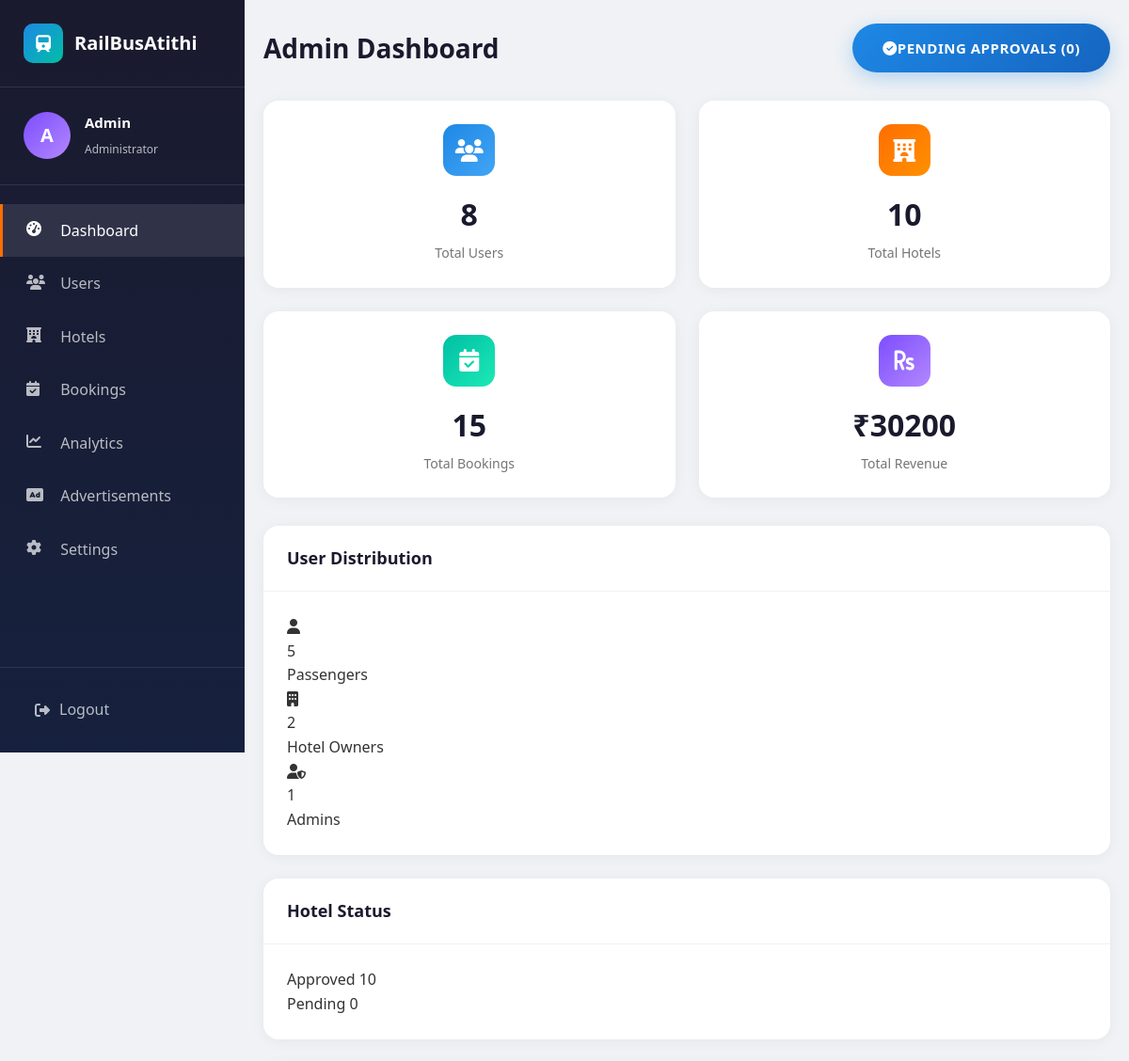
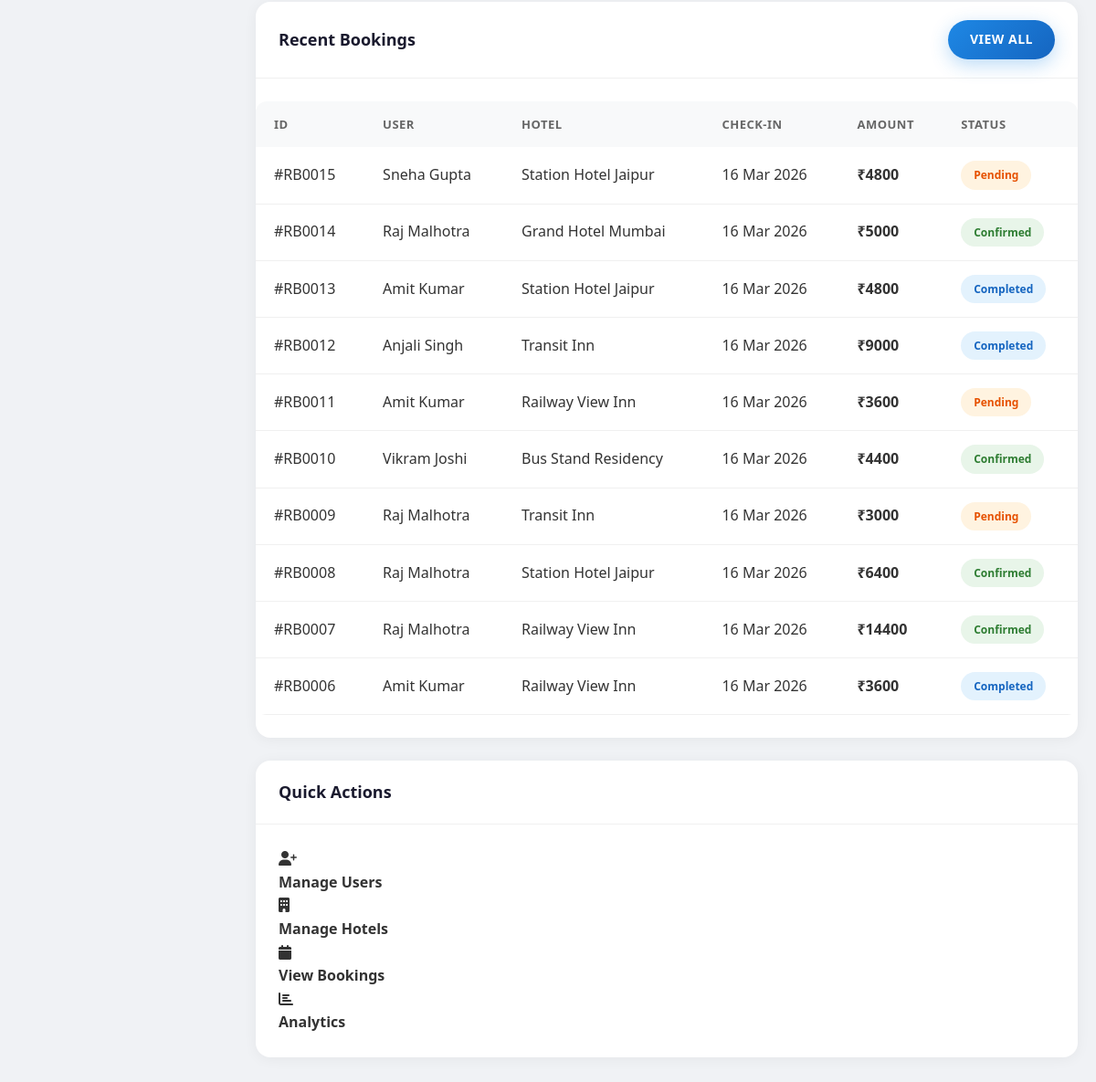
The app's page /admin/dashboard (signed in) with its own data (2 pictures, top to bottom).
### app.py (models this page shows)
class User(db.Model):
    id = db.Column(db.Integer, primary_key=True)
    name = db.Column(db.String(100), nullable=False)
    email = db.Column(db.String(120), unique=True, nullable=False)
    password = db.Column(db.String(200), nullable=False)
    role = db.Column(db.String(20), nullable=False)  # passenger, hotel_owner, admin
    phone = db.Column(db.String(20))
    city = db.Column(db.String(100))
    location = db.Column(db.String(200))
    created_at = db.Column(db.DateTime, default=datetime.utcnow)
    reset_token = db.Column(db.String(200), nullable=True)
    bookings = db.relationship('Booking', backref='user', lazy=True)
    hotels = db.relationship('Hotel', backref='owner', lazy=True)

class Booking(db.Model):
    id = db.Column(db.Integer, primary_key=True)
    user_id = db.Column(db.Integer, db.ForeignKey('user.id'), nullable=False)
    hotel_id = db.Column(db.Integer, db.ForeignKey('hotel.id'), nullable=False)
    check_in = db.Column(db.Date, nullable=False)
    check_out = db.Column(db.Date, nullable=False)
    rooms = db.Column(db.Integer, default=1)
    guests = db.Column(db.Integer, default=1)
    total_price = db.Column(db.Integer, nullable=False)
    status = db.Column(db.String(20), default='pending')  # pending, confirmed, cancelled, completed
    payment_method = db.Column(db.String(50))
    special_requests = db.Column(db.Text)
    created_at = db.Column(db.DateTime, default=datetime.utcnow)

class Hotel(db.Model):
    id = db.Column(db.Integer, primary_key=True)
    name = db.Column(db.String(200), nullable=False)
    description = db.Column(db.Text)
    location = db.Column(db.String(200), nullable=False)
    city = db.Column(db.String(100), nullable=False)
    near_station = db.Column(db.String(100))  # Nearest railway station
    near_bus_stop = db.Column(db.String(100))  # Nearest bus stop
    distance_station = db.Column(db.Float, default=1.0)  # Distance in km
    distance_bus = db.Column(db.Float, default=1.0)  # Distance in km
    price = db.Column(db.Integer, nullable=False)
    rating = db.Column(db.Float, default=4.0)
    review_count = db.Column(db.Integer, default=0)
    total_rooms = db.Column(db.Integer, default=10)
    available_rooms = db.Column(db.Integer, default=10)
    amenities = db.Column(db.String(500))  # JSON string of amenities
    photos = db.Column(db.String(500))  # Comma-separated photo paths
    owner_id = db.Column(db.Integer, db.ForeignKey('user.id'), nullable=False)
    approved = db.Column(db.Boolean, default=False)
    created_at = db.Column(db.DateTime, default=datetime.utcnow)
    bookings = db.relationship('Booking', backref='hotel', lazy=True)

### app.py (the view)
@app.route('/admin/dashboard')
def admin_dashboard():
    if session.get('user_role') != 'admin':
        return redirect(url_for('login'))
    user = User.query.get(session['user_id'])
    total_users = User.query.count()
    total_hotels = Hotel.query.count()
    approved_hotels = Hotel.query.filter_by(approved=True).count()
    pending_hotels = Hotel.query.filter_by(approved=False).count()
    total_bookings = Booking.query.count()
    total_revenue = db.session.query(db.func.sum(Booking.total_price)).filter(Booking.status == 'confirmed').scalar() or 0
    recent_bookings = Booking.query.order_by(Booking.created_at.desc()).limit(10).all()
    passengers = User.query.filter_by(role='passenger').count()
    hotel_owners = User.query.filter_by(role='hotel_owner').count()
    return render_template('admin_dashboard.html',
                         user=user,
                         total_users=total_users,
                         total_hotels=total_hotels,
                         approved_hotels=approved_hotels,
                         pending_hotels=pending_hotels,
                         total_bookings=total_bookings,
                         total_revenue=total_revenue,
                         recent_bookings=recent_bookings,
                         passengers=passengers,
                         hotel_owners=hotel_owners)

### templates/admin_dashboard.html (shortened to what this page needs)
<!DOCTYPE html>
<html lang="en">
<head>
    <link rel="stylesheet" href="{{ url_for('static', filename='css/style.css') }}">
    <link rel="stylesheet" href="{{ url_for('static', filename='css/dashboard.css') }}">
    <link rel="stylesheet" href="https://cdnjs.cloudflare.com/ajax/libs/font-awesome/6.4.0/css/all.min.css">
</head>
<body class="dashboard-body">
    <div class="dashboard-wrapper">
        <aside class="sidebar">
            <div class="sidebar-header">
                <a href="/" class="sidebar-logo">
                    <div class="sidebar-logo-icon">
                        <i class="fas fa-train"></i>
                    </div>
                    RailBusAtithi
                </a>
            </div>
            <div class="sidebar-user">
                <div class="user-avatar" style="background: linear-gradient(135deg, #7C4DFF 0%, #B388FF 100%);">{{ user.name[0] }}</div>
                <div class="user-info">
                    <h4>{{ user.name }}</h4>
                    <span>Administrator</span>
                </div>
            </div>
            <nav class="sidebar-menu">
                <a href="{{ url_for('admin_dashboard') }}" class="menu-item active">
                    <i class="fas fa-tachometer-alt"></i>
                    <span>Dashboard</span>
                </a>
                <a href="{{ url_for('manage_users') }}" class="menu-item">
                    <i class="fas fa-users"></i>
                    <span>Users</span>
                </a>
                <a href="{{ url_for('manage_hotels') }}" class="menu-item">
                    <i class="fas fa-hotel"></i>
                    <span>Hotels</span>
                </a>
                <a href="{{ url_for('manage_bookings') }}" class="menu-item">
                    <i class="fas fa-calendar-check"></i>
                    <span>Bookings</span>
                </a>
                <a href="{{ url_for('analytics') }}" class="menu-item">
                    <i class="fas fa-chart-line"></i>
                    <span>Analytics</span>
                </a>
                <a href="{{ url_for('admin_ads') }}" class="menu-item">
                    <i class="fas fa-ad"></i>
                    <span>Advertisements</span>
                </a>
                <a href="{{ url_for('admin_settings') }}" class="menu-item">
                    <i class="fas fa-cog"></i>
                    <span>Settings</span>
                </a>
            </nav>
            <div class="sidebar-footer">
                <a href="{{ url_for('logout') }}" class="logout-btn">
                    <i class="fas fa-sign-out-alt"></i>
                    <span>Logout</span>
                </a>
            </div>
        </aside>
        <main class="main-content">
            <div class="dashboard-header">
                <h1 class="page-title">Admin Dashboard</h1>
                <div class="header-actions">
                    <a href="{{ url_for('manage_hotels') }}" class="btn btn-primary">
                        <i class="fas fa-check-circle"></i> Pending Approvals ({{ pending_hotels }})
                    </a>
                </div>
            </div>
            <div class="stats-grid">
                <div class="stat-card animate-fade animate-delay-1">
                    <div class="stat-icon blue">
                        <i class="fas fa-users"></i>
                    </div>
                    <div class="stat-value">{{ total_users }}</div>
                    <div class="stat-label">Total Users</div>
                </div>
                <div class="stat-card animate-fade animate-delay-2">
                    <div class="stat-icon orange">
                        <i class="fas fa-hotel"></i>
                    </div>
                    <div class="stat-value">{{ total_hotels }}</div>
                    <div class="stat-label">Total Hotels</div>
                </div>
                <div class="stat-card animate-fade animate-delay-3">
                    <div class="stat-icon green">
                        <i class="fas fa-calendar-check"></i>
                    </div>
                    <div class="stat-value">{{ total_bookings }}</div>
                    <div class="stat-label">Total Bookings</div>
                </div>
                <div class="stat-card animate-fade animate-delay-4">
                    <div class="stat-icon purple">
                        <i class="fas fa-rupee-sign"></i>
                    </div>
                    <div class="stat-value">₹{{ total_revenue|int }}</div>
                    <div class="stat-label">Total Revenue</div>
                </div>
            </div>
            <div class="charts-row">
                <div class="card">
                    <div class="card-header">
                        <h3 class="card-title">User Distribution</h3>
                    </div>
                    <div class="card-body">
                        <div class="user-distribution">
                            <div class="distribution-item">
                                <div class="distribution-circle blue">
                                    <i class="fas fa-user"></i>
                                </div>
                                <div class="distribution-number">{{ passengers }}</div>
                                <div class="distribution-label">Passengers</div>
                            </div>
                            <div class="distribution-item">
                                <div class="distribution-circle orange">
                                    <i class="fas fa-building"></i>
                                </div>
                                <div class="distribution-number">{{ hotel_owners }}</div>
                                <div class="distribution-label">Hotel Owners</div>
                            </div>
                            <div class="distribution-item">
                                <div class="distribution-circle purple">
                                    <i class="fas fa-user-shield"></i>
                                </div>
                                <div class="distribution-number">1</div>
                                <div class="distribution-label">Admins</div>
                            </div>
                        </div>
                    </div>
                </div>
                <div class="card">
                    <div class="card-header">
                        <h3 class="card-title">Hotel Status</h3>
                    </div>
                    <div class="card-body">
                        <div class="hotel-status">
                            <div class="status-item">
                                <div class="status-header">
                                    <span class="status-label">Approved</span>
                                    <span class="status-value approved">{{ approved_hotels }}</span>
                                </div>
                            </div>
                            <div class="status-item">
                                <div class="status-header">
                                    <span class="status-label">Pending</span>
                                    <span class="status-value pending">{{ pending_hotels }}</span>
                                </div>
                            </div>
                        </div>
                    </div>
                </div>
            </div>
            <div class="card">
                <div class="card-header">
                    <h3 class="card-title">Recent Bookings</h3>
                    <a href="{{ url_for('manage_bookings') }}" class="btn btn-primary btn-sm">
                        View All
                    </a>
                </div>
                <div class="card-body">
                    {% if recent_bookings %}
                    <div class="table-container">
                        <table>
                            <thead>
                                <tr>
                                    <th>ID</th>
                                    <th>User</th>
                                    <th>Hotel</th>
                                    <th>Check-in</th>
                                    <th>Amount</th>
                                    <th>Status</th>
                                </tr>
                            </thead>
                            <tbody>
                                {% for booking in recent_bookings %}
                                <tr>
                                    <td>#RB{{ '%04d'|format(booking.id) }}</td>
                                    <td>{{ booking.user.name }}</td>
                                    <td>{{ booking.hotel.name }}</td>
                                    <td>{{ booking.check_in.strftime('%d %b %Y') }}</td>
                                    <td><strong>₹{{ booking.total_price|int }}</strong></td>
                                    <td>
                                        <span class="status-badge {{ booking.status }}">
                                            {{ booking.status }}
                                        </span>
                                    </td>
                                </tr>
                                {% endfor %}
                            </tbody>
                        </table>
                    </div>
                    {% else %}
                    <div class="empty-state">
                        <div class="empty-icon">📋</div>
                        <h3 class="empty-title">No Bookings Yet</h3>
                    </div>
                    {% endif %}
                </div>
            </div>
            <div class="card mt-25">
                <div class="card-header">
                    <h3 class="card-title">Quick Actions</h3>
                </div>
                <div class="card-body">
                    <div class="quick-actions-grid">
                        <a href="{{ url_for('manage_users') }}" class="quick-action-item">
                            <i class="fas fa-user-plus quick-action-icon blue"></i>
                            <h4 class="quick-action-title">Manage Users</h4>
                        </a>
                        <a href="{{ url_for('manage_hotels') }}" class="quick-action-item">
                            <i class="fas fa-building quick-action-icon orange"></i>
                            <h4 class="quick-action-title">Manage Hotels</h4>
                        </a>
                        <a href="{{ url_for('manage_bookings') }}" class="quick-action-item">
                            <i class="fas fa-calendar quick-action-icon teal"></i>
                            <h4 class="quick-action-title">View Bookings</h4>
                        </a>
                        <a href="{{ url_for('analytics') }}" class="quick-action-item">
                            <i class="fas fa-chart-bar quick-action-icon purple"></i>
                            <h4 class="quick-action-title">Analytics</h4>
                        </a>
                    </div>
                </div>
            </div>
        </main>
    </div>
</body>
</html>

### records on screen
User: name "A", name "Admin"
Booking: id "0015", user.name "Sneha Gupta", hotel.name "Station Hotel Jaipur", check_in "16 Mar 2026", total_price "4800", status "Pending"
Booking: id "0014", user.name "Raj Malhotra", hotel.name "Grand Hotel Mumbai", check_in "16 Mar 2026", total_price "5000", status "Confirmed"
Booking: id "0013", user.name "Amit Kumar", hotel.name "Station Hotel Jaipur", check_in "16 Mar 2026", total_price "4800", status "Completed"
Booking: id "0012", user.name "Anjali Singh", hotel.name "Transit Inn", check_in "16 Mar 2026", total_price "9000", status "Completed"
Booking: id "0011", user.name "Amit Kumar", hotel.name "Railway View Inn", check_in "16 Mar 2026", total_price "3600", status "Pending"
Booking: id "0010", user.name "Vikram Joshi", hotel.name "Bus Stand Residency", check_in "16 Mar 2026", total_price "4400", status "Confirmed"
Booking: id "0009", user.name "Raj Malhotra", hotel.name "Transit Inn", check_in "16 Mar 2026", total_price "3000", status "Pending"
Booking: id "0008", user.name "Raj Malhotra", hotel.name "Station Hotel Jaipur", check_in "16 Mar 2026", total_price "6400", status "Confirmed"
Booking: id "0007", user.name "Raj Malhotra", hotel.name "Railway View Inn", check_in "16 Mar 2026", total_price "14400", status "Confirmed"
Booking: id "0006", user.name "Amit Kumar", hotel.name "Railway View Inn", check_in "16 Mar 2026", total_price "3600", status "Completed"

### other values on screen
{{ pending_hotels }} "0"
{{ total_users }} "8"
{{ total_hotels }} "10"
{{ total_bookings }} "15"
{{ total_revenue|int }} "30200"
{{ passengers }} "5"
{{ hotel_owners }} "2"
{{ approved_hotels }} "10"
